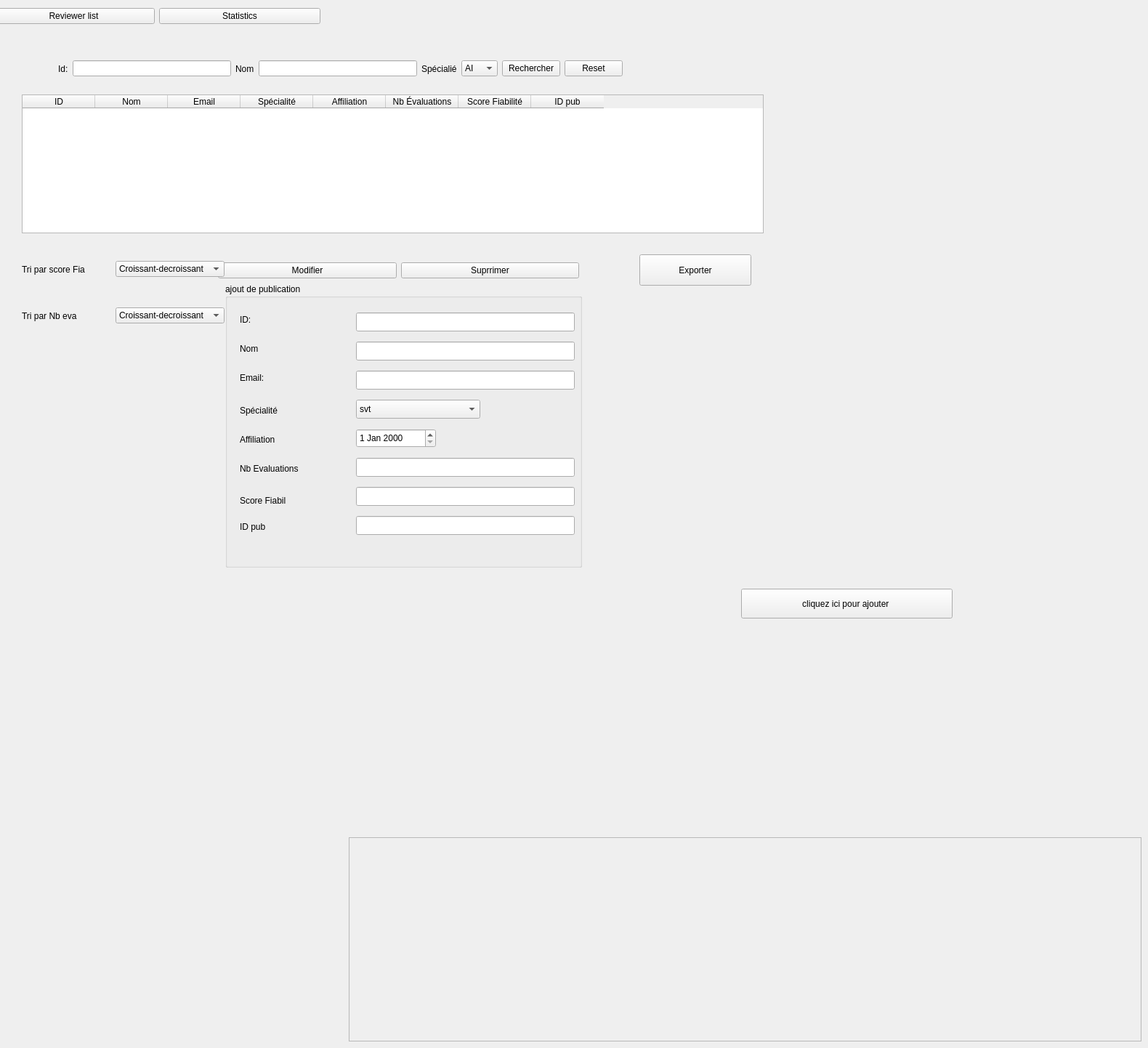
    <widget class="QWidget" name="stackedWidgetPage1">
     <widget class="QWidget" name="widget_6" native="true">
      <property name="geometry">
       <rect>
        <x>300</x>
        <y>340</y>
        <width>497</width>
        <height>65</height>
       </rect>
      </property>
      <layout class="QHBoxLayout" name="horizontalLayout_11">
       <item>
        <widget class="QPushButton" name="pushButton_10">
         <property name="text">
          <string>Modifier</string>
         </property>
        </widget>
       </item>
       <item>
        <widget class="QPushButton" name="pushButton_21">
         <property name="text">
          <string>Suprrimer</string>
         </property>
        </widget>
       </item>
      </layout>
     </widget>
     <widget class="QWidget" name="widget_13" native="true">
      <property name="geometry">
       <rect>
        <x>80</x>
        <y>60</y>
        <width>777</width>
        <height>69</height>
       </rect>
      </property>
      <layout class="QHBoxLayout" name="horizontalLayout_12">
       <item>
        <widget class="QLabel" name="label_10">
         <property name="text">
          <string>Id:</string>
         </property>
        </widget>
       </item>
       <item>
        <widget class="QLineEdit" name="idsearch_3"/>
       </item>
       <item>
        <widget class="QLabel" name="label_11">
         <property name="text">
          <string>Nom</string>
         </property>
        </widget>
       </item>
       <item>
        <widget class="QLineEdit" name="lineEdit_7"/>
       </item>
       <item>
        <widget class="QLabel" name="label_24">
         <property name="text">
          <string>Spécialié</string>
         </property>
        </widget>
       </item>
       <item>
        <widget class="QComboBox" name="comboBox_12">
         <item>
          <property name="text">
           <string>AI</string>
          </property>
         </item>
         <item>
          <property name="text">
           <string>CS</string>
          </property>
         </item>
         <item>
          <property name="text">
           <string>WD</string>
          </property>
         </item>
        </widget>
       </item>
       <item>
        <widget class="QPushButton" name="pushButton_8">
         <property name="text">
          <string>Rechercher</string>
         </property>
        </widget>
       </item>
       <item>
        <widget class="QPushButton" name="pushButton_3">
         <property name="text">
          <string>Reset</string>
         </property>
        </widget>
       </item>
      </layout>
     </widget>
     <widget class="QGroupBox" name="groupBox_12">
      <property name="geometry">
       <rect>
        <x>310</x>
        <y>390</y>
        <width>491</width>
        <height>391</height>
       </rect>
      </property>
      <property name="title">
       <string>ajout de publication</string>
      </property>
      <widget class="QLineEdit" name="lineEdit_18">
       <property name="geometry">
        <rect>
         <x>180</x>
         <y>40</y>
         <width>301</width>
         <height>26</height>
        </rect>
       </property>
      </widget>
      <widget class="QLineEdit" name="lineEdit_19">
       <property name="geometry">
        <rect>
         <x>180</x>
         <y>80</y>
         <width>301</width>
         <height>26</height>
        </rect>
       </property>
      </widget>
      <widget class="QLineEdit" name="lineEdit_20">
       <property name="geometry">
        <rect>
         <x>180</x>
         <y>120</y>
         <width>301</width>
         <height>26</height>
        </rect>
       </property>
      </widget>
      <widget class="QComboBox" name="comboBox_13">
       <property name="geometry">
        <rect>
         <x>180</x>
         <y>160</y>
         <width>171</width>
         <height>26</height>
        </rect>
       </property>
       <item>
        <property name="text">
         <string>svt</string>
        </property>
       </item>
      </widget>
      <widget class="QDateEdit" name="dateEdit_6">
       <property name="geometry">
        <rect>
         <x>180</x>
         <y>200</y>
         <width>110</width>
         <height>26</height>
        </rect>
       </property>
      </widget>
      <widget class="QPushButton" name="pushButton_14">
       <property name="geometry">
        <rect>
         <x>20</x>
         <y>410</y>
         <width>291</width>
         <height>41</height>
        </rect>
       </property>
       <property name="text">
        <string>cliquez ici pour ajouter </string>
       </property>
      </widget>
      <widget class="QLabel" name="label_34">
       <property name="geometry">
        <rect>
         <x>20</x>
         <y>40</y>
         <width>63</width>
         <height>20</height>
        </rect>
       </property>
       <property name="text">
        <string>ID:</string>
       </property>
      </widget>
      <widget class="QLabel" name="label_51">
       <property name="geometry">
        <rect>
         <x>20</x>
         <y>80</y>
         <width>63</width>
         <height>20</height>
        </rect>
       </property>
       <property name="text">
        <string>Nom</string>
       </property>
      </widget>
      <widget class="QLabel" name="label_52">
       <property name="geometry">
        <rect>
         <x>20</x>
         <y>165</y>
         <width>71</width>
         <height>20</height>
        </rect>
       </property>
       <property name="text">
        <string>Spécialité</string>
       </property>
      </widget>
      <widget class="QLabel" name="label_54">
       <property name="geometry">
        <rect>
         <x>20</x>
         <y>120</y>
         <width>111</width>
         <height>20</height>
        </rect>
       </property>
       <property name="text">
        <string>Email:</string>
       </property>
      </widget>
      <widget class="QLabel" name="label_55">
       <property name="geometry">
        <rect>
         <x>20</x>
         <y>205</y>
         <width>151</width>
         <height>20</height>
        </rect>
       </property>
       <property name="text">
        <string>Affiliation</string>
       </property>
      </widget>
      <widget class="QLineEdit" name="lineEdit_25">
       <property name="geometry">
        <rect>
         <x>180</x>
         <y>240</y>
         <width>301</width>
         <height>26</height>
        </rect>
       </property>
      </widget>
      <widget class="QLineEdit" name="lineEdit_26">
       <property name="geometry">
        <rect>
         <x>180</x>
         <y>280</y>
         <width>301</width>
         <height>26</height>
        </rect>
       </property>
      </widget>
      <widget class="QLineEdit" name="lineEdit_27">
       <property name="geometry">
        <rect>
         <x>180</x>
         <y>320</y>
         <width>301</width>
         <height>26</height>
        </rect>
       </property>
      </widget>
      <widget class="QLabel" name="label_56">
       <property name="geometry">
        <rect>
         <x>20</x>
         <y>245</y>
         <width>91</width>
         <height>20</height>
        </rect>
       </property>
       <property name="text">
        <string>Nb Evaluations</string>
       </property>
      </widget>
      <widget class="QLabel" name="label_57">
       <property name="geometry">
        <rect>
         <x>20</x>
         <y>290</y>
         <width>63</width>
         <height>31</height>
        </rect>
       </property>
       <property name="text">
        <string>Score Fiabilité
</string>
       </property>
      </widget>
      <widget class="QLabel" name="label_58">
       <property name="geometry">
        <rect>
         <x>20</x>
         <y>325</y>
         <width>63</width>
         <height>20</height>
        </rect>
       </property>
       <property name="text">
        <string>ID pub</string>
       </property>
      </widget>
      <widget class="QLabel" name="label_59">
       <property name="geometry">
        <rect>
         <x>630</x>
         <y>330</y>
         <width>91</width>
         <height>71</height>
        </rect>
       </property>
       <property name="styleSheet">
        <string notr="true">image: url(:/new/prefix1/Downloads/publication icon.png);</string>
       </property>
       <property name="text">
        <string/>
       </property>
       <property name="pixmap">
        <pixmap resource="resources.qrc">:/ressouces/publication icon.png</pixmap>
       </property>
      </widget>
     </widget>
     <widget class="QTableWidget" name="tableWidget_3">
      <property name="geometry">
       <rect>
        <x>30</x>
        <y>130</y>
        <width>1021</width>
        <height>191</height>
       </rect>
      </property>
      <column>
       <property name="text">
        <string>ID</string>
       </property>
      </column>
      <column>
       <property name="text">
        <string>Nom</string>
       </property>
      </column>
      <column>
       <property name="text">
        <string>Email</string>
       </property>
      </column>
      <column>
       <property name="text">
        <string>Spécialité</string>
       </property>
      </column>
      <column>
       <property name="text">
        <string>Affiliation</string>
       </property>
      </column>
      <column>
       <property name="text">
        <string>Nb Évaluations</string>
       </property>
      </column>
      <column>
       <property name="text">
        <string>Score Fiabilité</string>
       </property>
      </column>
      <column>
       <property name="text">
        <string>ID pub</string>
       </property>
      </column>
     </widget>
     <widget class="QPushButton" name="pushButton_19">
      <property name="geometry">
       <rect>
        <x>880</x>
        <y>350</y>
        <width>154</width>
        <height>43</height>
       </rect>
      </property>
      <property name="text">
       <string>Exporter</string>
      </property>
     </widget>
     <widget class="QWidget" name="widget_16" native="true">
      <property name="geometry">
       <rect>
        <x>480</x>
        <y>1152</y>
        <width>1091</width>
        <height>281</height>
       </rect>
      </property>
      <layout class="QVBoxLayout" name="verticalLayout_7">
       <property name="spacing">
        <number>10</number>
       </property>
       <item>
        <widget class="QFrame" name="chartFramePie_5">
         <property name="minimumSize">
          <size>
           <width>200</width>
           <height>150</height>
          </size>
         </property>
         <property name="frameShape">
          <enum>QFrame::Shape::StyledPanel</enum>
         </property>
         <property name="frameShadow">
          <enum>QFrame::Shadow::Raised</enum>
         </property>
        </widget>
       </item>
      </layout>
     </widget>
     <widget class="QPushButton" name="pushButton_12">
      <property name="geometry">
       <rect>
        <x>1020</x>
        <y>810</y>
        <width>291</width>
        <height>41</height>
       </rect>
      </property>
      <property name="text">
       <string>cliquez ici pour ajouter </string>
      </property>
     </widget>
     <widget class="QWidget" name="widget_14" native="true">
      <property name="geometry">
       <rect>
        <x>30</x>
        <y>340</y>
        <width>279</width>
        <height>61</height>
       </rect>
      </property>
      <layout class="QHBoxLayout" name="horizontalLayout_13">
       <item>
        <widget class="QLabel" name="label_35">
         <property name="text">
          <string>Tri par score Fia</string>
         </property>
        </widget>
       </item>
       <item>
        <widget class="QComboBox" name="comboBox_14">
         <item>
          <property name="text">
           <string>Croissant-decroissant</string>
          </property>
         </item>
         <item>
          <property name="text">
           <string>Decroissant-croissant</string>
          </property>
         </item>
        </widget>
       </item>
      </layout>
     </widget>
     <widget class="QWidget" name="widget_15" native="true">
      <property name="geometry">
       <rect>
        <x>30</x>
        <y>370</y>
        <width>279</width>
        <height>129</height>
       </rect>
      </property>
      <layout class="QHBoxLayout" name="horizontalLayout_14">
       <item>
        <widget class="QLabel" name="label_36">
         <property name="text">
          <string>Tri par Nb eva</string>
         </property>
        </widget>
       </item>
       <item>
        <widget class="QComboBox" name="comboBox_15">
         <item>
          <property name="text">
           <string>Croissant-decroissant</string>
          </property>
         </item>
         <item>
          <property name="text">
           <string>Decroissant-croissant</string>
          </property>
         </item>
        </widget>
       </item>
      </layout>
     </widget>
     <widget class="QWidget" name="widget_2" native="true">
      <property name="geometry">
       <rect>
        <x>-10</x>
        <y>-10</y>
        <width>451</width>
        <height>65</height>
       </rect>
      </property>
      <layout class="QHBoxLayout" name="horizontalLayout_2">
       <item>
        <widget class="QPushButton" name="btnList">
         <property name="text">
          <string>Reviewer list</string>
         </property>
        </widget>
       </item>
       <item>
        <widget class="QPushButton" name="btnStatistics">
         <property name="text">
          <string>Statistics</string>
         </property>
        </widget>
       </item>
      </layout>
     </widget>
    </widget>
